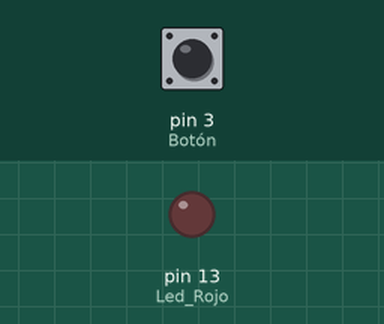
The sketch below on a simulated Arduino Uno, built with avr-gcc and run on an emulated ATmega328P. Parts: output pins drawn as LEDs (lit = HIGH). Inputs (shaded band) come from the test bench; at power-on: pin 3 (Botón) LOW.

Above: at 1.2 s.
1.3 s: pin 3 (Botón) pulled HIGH for 0.15 s
At 1.37 s:
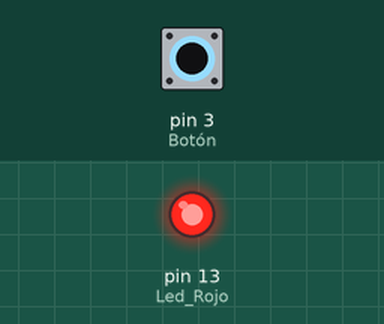
2.9 s: pin 3 (Botón) pulled HIGH for 3.2 s
At 7.4 s:
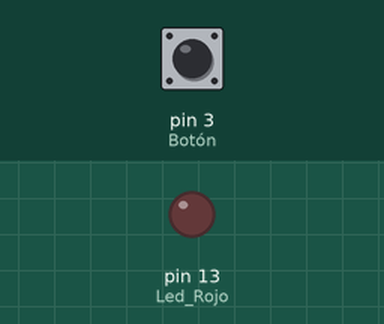
Timing chart, 0 to 8.9 s (numbered marks = the images above; inputs shaded):
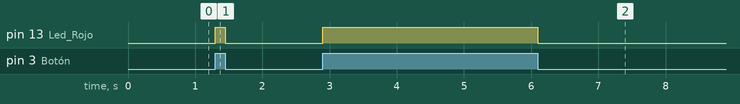

Measured:
- after the input at 1.3 s, pin 13 (Led_Rojo): LOW → HIGH at once, → LOW 0.15 s later
- after the input at 2.9 s, pin 13 (Led_Rojo): LOW → HIGH at once, → LOW 3.2 s later

The sketch:

L_1.4.ino
```cpp
// PROGRAMA : BOTON ON/OFF CON LED
// TIMIBOT

int pulsador = 0;

void setup(){

  pinMode(3, INPUT);     // Botón
  pinMode(13, OUTPUT);   // Led Rojo
}

void loop(){

  pulsador = digitalRead(3);  // lee el estado del boton y almacena

  if(pulsador == HIGH) {       // si el boton es pulsado
    digitalWrite(13, HIGH);    // Enciende Led Rojo
  }
  else {                       // si el estado del boton es no pulsado
    digitalWrite(13, LOW);     // Apaga Led Rojo
  }
}
```
